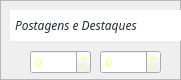
      <widget class="QFrame" name="frame_8">
       <property name="geometry">
        <rect>
         <x>230</x>
         <y>230</y>
         <width>181</width>
         <height>80</height>
        </rect>
       </property>
       <property name="frameShape">
        <enum>QFrame::StyledPanel</enum>
       </property>
       <property name="frameShadow">
        <enum>QFrame::Raised</enum>
       </property>
       <widget class="QSpinBox" name="spinDestaq">
        <property name="geometry">
         <rect>
          <x>100</x>
          <y>50</y>
          <width>61</width>
          <height>24</height>
         </rect>
        </property>
        <property name="font">
         <font>
          <family>Cocogoose Pro</family>
          <pointsize>9</pointsize>
          <italic>true</italic>
         </font>
        </property>
        <property name="styleSheet">
         <string notr="true">color: rgb(255, 255, 100);</string>
        </property>
        <property name="maximum">
         <number>20</number>
        </property>
       </widget>
       <widget class="QLabel" name="label_9">
        <property name="geometry">
         <rect>
          <x>10</x>
          <y>10</y>
          <width>171</width>
          <height>31</height>
         </rect>
        </property>
        <property name="font">
         <font>
          <family>Cocogoose Pro</family>
          <pointsize>9</pointsize>
          <italic>true</italic>
         </font>
        </property>
        <property name="styleSheet">
         <string notr="true">color: rgb(35,45,55);
background-color: rgb(255, 255, 255);</string>
        </property>
        <property name="text">
         <string>Postagens e Destaques</string>
        </property>
        <property name="indent">
         <number>5</number>
        </property>
       </widget>
       <widget class="QSpinBox" name="spinPost">
        <property name="geometry">
         <rect>
          <x>30</x>
          <y>50</y>
          <width>61</width>
          <height>24</height>
         </rect>
        </property>
        <property name="font">
         <font>
          <family>Cocogoose Pro</family>
          <pointsize>9</pointsize>
          <italic>true</italic>
         </font>
        </property>
        <property name="styleSheet">
         <string notr="true">color: rgb(255, 255, 100);</string>
        </property>
       </widget>
      </widget>
